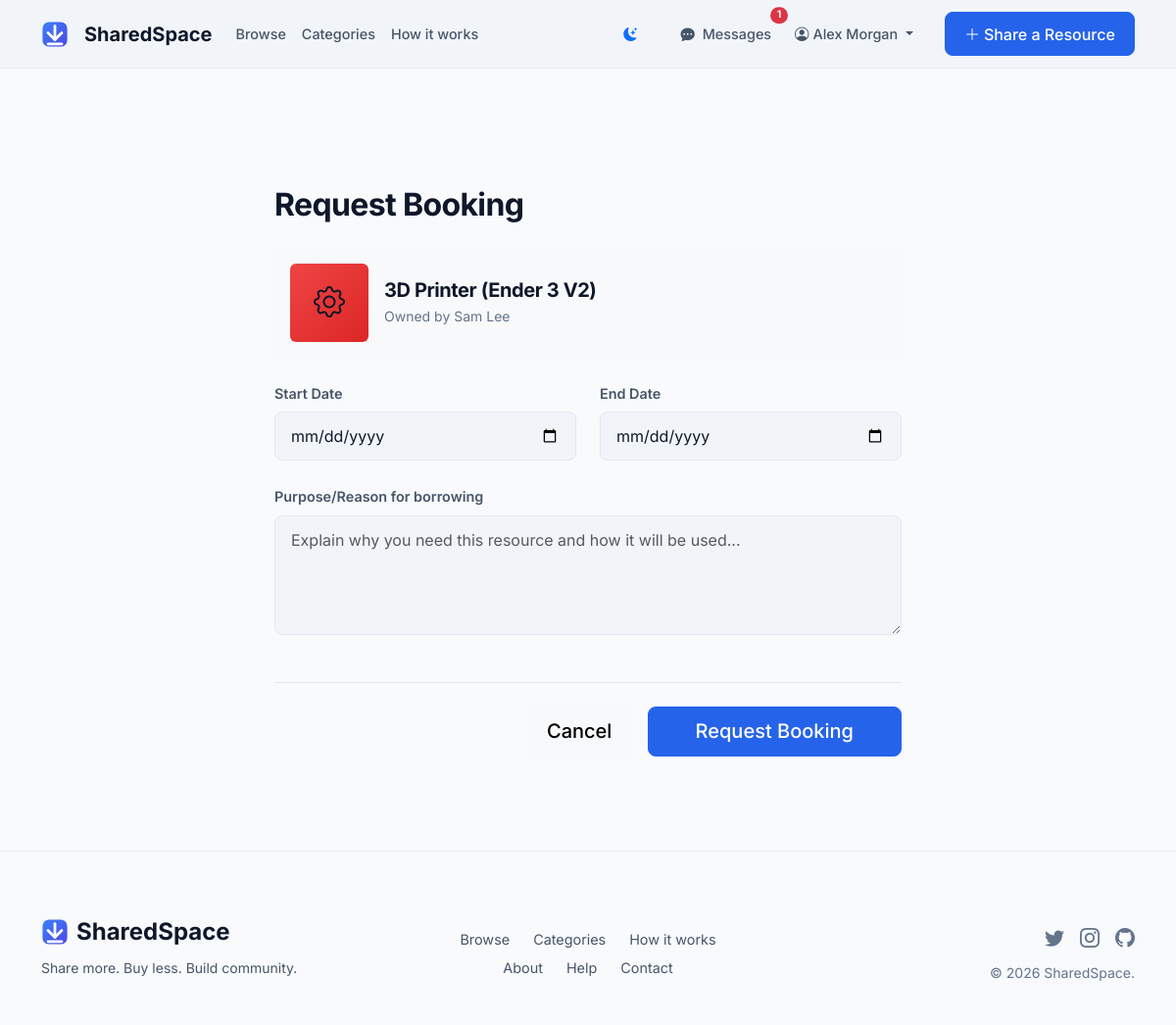
/resource/2/book (signed in), run on the app's committed database.
### app/models.py (models this page shows, shortened)
class User(db.Model, UserMixin):
    id = db.Column(db.Integer, primary_key=True)
    username = db.Column(db.String(20), unique=True, nullable=False)
    email = db.Column(db.String(120), unique=True, nullable=False)
    password_hash = db.Column(db.String(128), nullable=False)
    created_at = db.Column(db.DateTime, nullable=False, default=datetime.utcnow)
    is_active = db.Column(db.Boolean, default=True)
    rating = db.Column(db.Float, default=5.0)
    resources = db.relationship('Resource', backref='owner', lazy=True)
    borrowed = db.relationship('Booking', backref='borrower', lazy=True)
    purchases = db.relationship('Purchase', backref='buyer', lazy=True)
    followed = db.relationship(
        'User', secondary=followers,
        primaryjoin=(followers.c.follower_id == id),
        secondaryjoin=(followers.c.followed_id == id),
        backref=db.backref('followers', lazy='dynamic'), lazy='dynamic'
    )
    messages_sent = db.relationship('Message', foreign_keys='Message.sender_id', backref='sender', lazy='dynamic')
    messages_received = db.relationship('Message', foreign_keys='Message.recipient_id', backref='recipient', lazy='dynamic')
    def unread_message_count(self):
        return Message.query.filter_by(recipient_id=self.id, is_read=False).count()

class Resource(db.Model):
    id = db.Column(db.Integer, primary_key=True)
    title = db.Column(db.String(100), nullable=False)
    description = db.Column(db.Text, nullable=False)
    category = db.Column(db.String(50), nullable=False)
    location = db.Column(db.String(100), nullable=False)
    availability_status = db.Column(db.String(20), nullable=False, default='Available')
    image_url = db.Column(db.String(255), nullable=True)
    daily_price = db.Column(db.Float, nullable=True)
    listing_type = db.Column(db.String(20), nullable=False, default='Rent')
    sale_price = db.Column(db.Float, nullable=True)
    currency = db.Column(db.String(10), nullable=False, default='USD')
    created_at = db.Column(db.DateTime, nullable=False, default=datetime.utcnow)
    updated_at = db.Column(db.DateTime, nullable=False, default=datetime.utcnow, onupdate=datetime.utcnow)
    owner_id = db.Column(db.Integer, db.ForeignKey('user.id'), nullable=False)
    bookings = db.relationship('Booking', backref='resource', lazy=True)
    purchases = db.relationship('Purchase', backref='resource', lazy=True)

### app/routes.py (the view, shortened to what this page needs)
@main.route('/resource/<int:resource_id>/book', methods=['GET', 'POST'])
@login_required
def book_resource(resource_id):
    resource = Resource.query.get_or_404(resource_id)
    if resource.owner == current_user:
        flash('You cannot book your own resource!', 'warning')
        return redirect(url_for('main.resource_detail', resource_id=resource.id))
    if resource.listing_type not in ['Rent', 'Both']:
        flash('This resource is not listed for rent.', 'warning')
        return redirect(url_for('main.resource_detail', resource_id=resource.id))
    if resource.availability_status != 'Available':
        flash('This resource is currently not available for booking.', 'warning')
        return redirect(url_for('main.resource_detail', resource_id=resource.id))
    form = BookingForm()
    return render_template('bookings/request.html', title='Book Resource', form=form, resource=resource)

### app/forms.py
class BookingForm(FlaskForm):
    start_date = DateField('Start Date', format='%Y-%m-%d', validators=[DataRequired()])
    end_date = DateField('End Date', format='%Y-%m-%d', validators=[DataRequired()])
    purpose = TextAreaField('Purpose/Reason for borrowing', validators=[DataRequired()])
    submit = SubmitField('Request Booking')

### app/models.py (called while the page is built)
@login_manager.user_loader
def load_user(user_id):
    return User.query.get(int(user_id))

### app/routes.py (called while the page is built)
@main.app_context_processor
def inject_globals():
    if current_user.is_authenticated:
        return {'unread_count': current_user.unread_message_count()}
    return {'unread_count': 0}

### app/templates/bookings/request.html (shortened to what this page needs)
{% extends "base.html" %}
{% block content %}
<div class="row justify-content-center mt-4">
    <div class="col-lg-8">
        <div class="dashboard-section p-4 p-md-5">
            <h2 class="fw-bold mb-4">Request Booking</h2>
            <div class="d-flex align-items-center mb-4 p-3 bg-light rounded-3">
                <div class="rounded me-3 cat-gradient-bg d-flex align-items-center justify-content-center" style="width: 80px; height: 80px; font-size: 2rem;
                {% if resource.category == 'Tools' %}background: linear-gradient(135deg, #f59e0b 0%, #d97706 100%);{% elif resource.category == 'Electronics' %}background: linear-gradient(135deg, #3b82f6 0%, #2563eb 100%);{% elif resource.category == 'Books' %}background: linear-gradient(135deg, #10b981 0%, #059669 100%);{% elif resource.category == 'Equipment' %}background: linear-gradient(135deg, #ef4444 0%, #dc2626 100%);{% else %}background: linear-gradient(135deg, #8b5cf6 0%, #7c3aed 100%);{% endif %}
                ">
                    {% if resource.category == 'Tools' %}<i class="bi bi-tools"></i>
                    {% elif resource.category == 'Electronics' %}<i class="bi bi-cpu"></i>
                    {% elif resource.category == 'Books' %}<i class="bi bi-book"></i>
                    {% elif resource.category == 'Equipment' %}<i class="bi bi-gear"></i>
                    {% else %}<i class="bi bi-box"></i>{% endif %}
                </div>
                <div>
                    <h5 class="fw-bold mb-1">{{ resource.title }}</h5>
                    <p class="mb-0 text-muted small">Owned by {{ resource.owner.username }}</p>
                </div>
            </div>
            <form method="POST" action="">
                <div class="row">
                    <div class="col-md-6 mb-4">
                        {{ form.start_date.label(class="form-label fw-semibold") }}
                        {% if form.start_date.errors %}
                            {{ form.start_date(class="form-control is-invalid", type="date") }}
                            <div class="invalid-feedback">
                                {% for error in form.start_date.errors %}
                                    <span>{{ error }}</span>
                                {% endfor %}
                            </div>
                        {% else %}
                            {{ form.start_date(class="form-control", type="date") }}
                        {% endif %}
                    </div>
                    <div class="col-md-6 mb-4">
                        {{ form.end_date.label(class="form-label fw-semibold") }}
                        {% if form.end_date.errors %}
                            {{ form.end_date(class="form-control is-invalid", type="date") }}
                            <div class="invalid-feedback">
                                {% for error in form.end_date.errors %}
                                    <span>{{ error }}</span>
                                {% endfor %}
                            </div>
                        {% else %}
                            {{ form.end_date(class="form-control", type="date") }}
                        {% endif %}
                    </div>
                </div>
                <div class="mb-5">
                    {{ form.purpose.label(class="form-label fw-semibold") }}
                    {% if form.purpose.errors %}
                        {{ form.purpose(class="form-control is-invalid", rows="4") }}
                        <div class="invalid-feedback">
                            {% for error in form.purpose.errors %}
                                <span>{{ error }}</span>
                            {% endfor %}
                        </div>
                    {% else %}
                        {{ form.purpose(class="form-control", rows="4", placeholder="Explain why you need this resource and how it will be used...") }}
                    {% endif %}
                </div>
                <div class="d-flex justify-content-end gap-3 border-top pt-4">
                    <a href="{{ url_for('main.resource_detail', resource_id=resource.id) }}" class="btn btn-light btn-lg">Cancel</a>
                    {{ form.submit(class="btn btn-primary btn-lg px-5") }}
                </div>
            </form>
        </div>
    </div>
</div>
{% endblock %}

### app/templates/base.html (shortened to what this page needs)
<!DOCTYPE html>
<html lang="en" data-bs-theme="light">
<head>
    <link href="https://cdn.jsdelivr.net/npm/bootstrap@5.3.0/dist/css/bootstrap.min.css" rel="stylesheet">
    <link rel="stylesheet" href="https://cdn.jsdelivr.net/npm/bootstrap-icons@1.11.1/font/bootstrap-icons.css">
    <link rel="stylesheet" href="{{ url_for('static', filename='css/style.css') }}">
</head>
<body>
    <nav class="navbar navbar-expand-lg sticky-top">
        <div class="container">
            <a class="navbar-brand" href="{{ url_for('main.index') }}">
                <img src="{{ url_for('static', filename='logo.svg') }}" alt="SharedSpace Logo" width="28" height="28" class="me-2"> SharedSpace
            </a>
            <div class="collapse navbar-collapse" id="navbarNav">
                <ul class="navbar-nav me-auto">
                    <li class="nav-item">
                        <a class="nav-link" href="{{ url_for('main.list_resources') }}">Browse</a>
                    </li>
                    <li class="nav-item">
                        <a class="nav-link" href="{{ url_for('main.list_resources') }}">Categories</a>
                    </li>
                    <li class="nav-item">
                        <a class="nav-link" href="#how-it-works">How it works</a>
                    </li>
                </ul>
                <ul class="navbar-nav align-items-center">
                    <li class="nav-item me-3">
                        <button id="themeToggle" class="btn btn-sm btn-link text-muted" aria-label="Toggle Theme">
                            <i class="bi bi-moon-stars-fill" id="themeIcon"></i>
                        </button>
                    </li>
                    {% if current_user.is_authenticated %}
                        <li class="nav-item me-2">
                            <a class="nav-link position-relative" href="{{ url_for('main.messages') }}">
                                <i class="bi bi-chat-dots-fill me-1"></i> Messages
                                {% if unread_count > 0 %}
                                    <span class="position-absolute top-0 start-100 translate-middle badge rounded-pill bg-danger" style="font-size: 0.65rem;">
                                        {{ unread_count }}
                                    </span>
                                {% endif %}
                            </a>
                        </li>
                        <li class="nav-item dropdown me-2">
                            <a class="nav-link dropdown-toggle" href="#" id="navbarDropdown" role="button" data-bs-toggle="dropdown">
                                <i class="bi bi-person-circle me-1"></i>{{ current_user.username }}
                            </a>
                        </li>
                    {% else %}
                        <li class="nav-item">
                            <a class="nav-link" href="{{ url_for('main.login') }}">Log in</a>
                        </li>
                    {% endif %}
                    <li class="nav-item ms-lg-3 mt-3 mt-lg-0">
                        <a class="btn btn-primary" href="{{ url_for('main.create_resource') }}">
                            <i class="bi bi-plus-lg me-1"></i>Share a Resource
                        </a>
                    </li>
                </ul>
            </div>
        </div>
    </nav>
    <main class="container py-5">
        {% block content %}{% endblock %}
    </main>
    <footer class="mt-auto">
        <div class="container">
            <div class="row align-items-center">
                <div class="col-md-4 mb-4 mb-md-0">
                    <div class="fw-bold fs-4 mb-2 d-flex align-items-center gap-2">
                        <img src="{{ url_for('static', filename='logo.svg') }}" alt="SharedSpace Logo" width="28" height="28"> SharedSpace
                    </div>
                    <p class="text-secondary small">Share more. Buy less. Build community.</p>
                </div>
                <div class="col-md-4 mb-4 mb-md-0 text-center footer-links">
                    <div class="d-flex justify-content-center gap-4">
                        <a href="{{ url_for('main.list_resources') }}">Browse</a>
                        <a href="{{ url_for('main.list_resources') }}">Categories</a>
                        <a href="#how-it-works">How it works</a>
                    </div>
                    <div class="d-flex justify-content-center gap-4 mt-2">
                        <a href="#">About</a>
                        <a href="#">Help</a>
                        <a href="#">Contact</a>
                    </div>
                </div>
                <div class="col-md-4 text-md-end text-muted">
                    <div class="fs-5 mb-2 d-flex justify-content-md-end justify-content-center gap-3">
                        <i class="bi bi-twitter"></i>
                        <i class="bi bi-instagram"></i>
                        <i class="bi bi-github"></i>
                    </div>
                    <small>&copy; {{ current_user.created_at.year if current_user.is_authenticated else 2024 }} SharedSpace.</small>
                </div>
            </div>
        </div>
    </footer>
</body>
</html>

### app/static/css/style.css (style rules this page uses)
:root { --bg-main: #F8FAFC; --bg-surface: #F1F5F9; --bg-card: #FFFFFF; --border-color: #E2E8F0; --primary-blue: #2563EB; --bright-blue: #3B82F6; --purple-accent: #6366F1; --text-primary: #0F172A; --text-secondary: #475569; --text-muted: #64748B; --success: #10B981; --warning: #F59E0B; --error: #EF4444; --bs-body-bg: var(--bg-main); --bs-body-color: var(--text-primary); --bs-border-color: var(--border-color); --bs-primary: var(--primary-blue); --bs-success: var(--success); --bs-warning: var(--warning); --bs-danger: var(--error); }
body { font-family: 'Inter', sans-serif; background-color: var(--bg-main); color: var(--text-primary); -webkit-font-smoothing: antialiased; min-height: 100vh; display: flex; flex-direction: column; }
main { flex-grow: 1; }
h1, h2, h3, h4, h5, h6 { color: var(--text-primary); font-weight: 600; letter-spacing: -0.02em; }
.text-muted { color: var(--text-muted) !important; }
.text-secondary { color: var(--text-secondary) !important; }
.navbar { background: var(--bg-surface); backdrop-filter: blur(12px); -webkit-backdrop-filter: blur(12px); border-bottom: 1px solid var(--border-color); padding: 0.75rem 0; }
.navbar-brand { color: var(--text-primary) !important; font-weight: 700; font-size: 1.25rem; display: flex; align-items: center; gap: 0.5rem; }
.nav-link { color: var(--text-secondary) !important; font-weight: 500; font-size: 0.9rem; transition: color 0.2s; }
.btn { font-weight: 500; border-radius: 8px; padding: 0.6rem 1.2rem; transition: all 0.2s ease; }
.btn-primary { background-color: var(--primary-blue); border-color: var(--primary-blue); color: white; }
.form-control, .form-select { background: var(--bg-surface); border: 1px solid var(--border-color); color: var(--text-primary); border-radius: 8px; padding: 0.75rem 1rem; }
.form-label { color: var(--text-secondary); font-weight: 500; font-size: 0.9rem; }
footer { background: var(--bg-main); border-top: 1px solid var(--border-color); padding: 4rem 0 2rem; }
.footer-links a { color: var(--text-secondary); text-decoration: none; font-size: 0.9rem; transition: color 0.2s; }

### data on the page
User: username "Alex Morgan", created_at "2026"
Resource: title "3D Printer (Ender 3 V2)"
User: owner.username "Sam Lee"

### other printed values
{{ unread_count }} "1"
